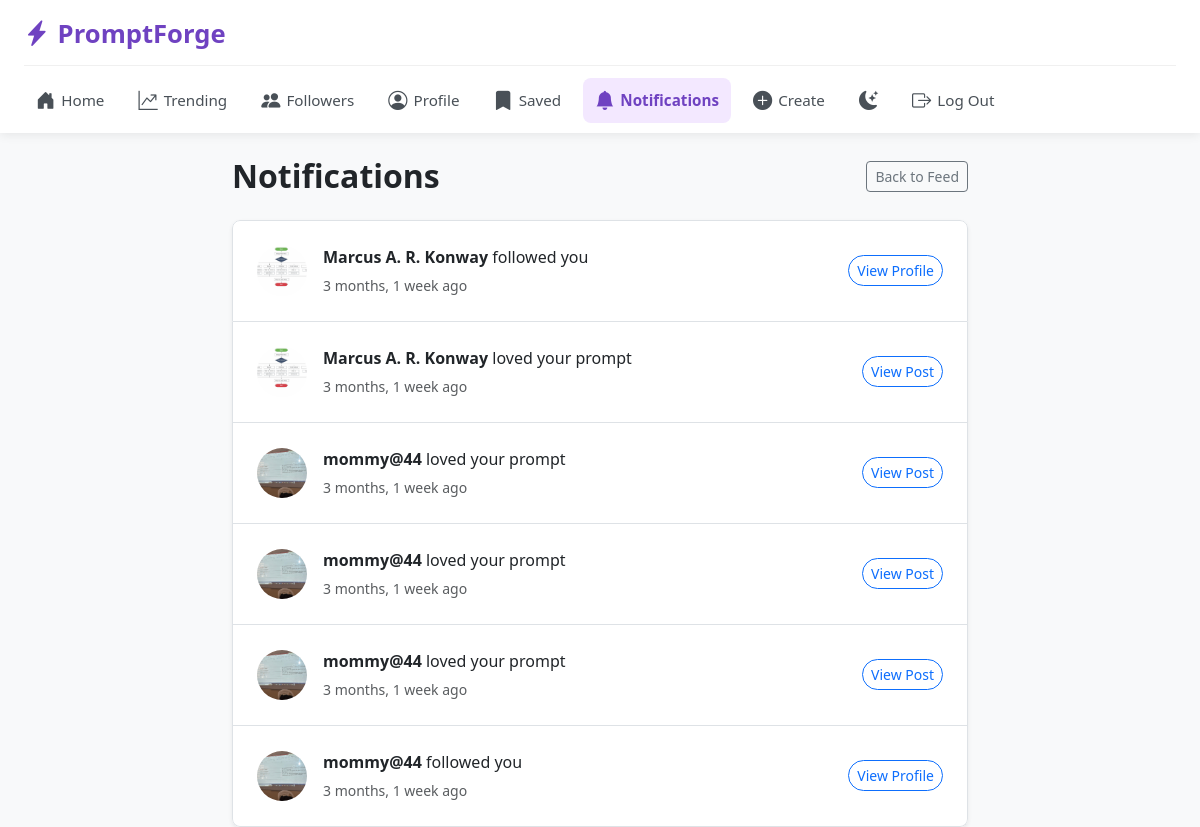
The app's page /notifications/ (signed in) with its own data.
### workflows/models.py (models this page shows, shortened)
class Notification(models.Model):
    recipient = models.ForeignKey(User, related_name='notifications', on_delete=models.CASCADE)
    actor = models.ForeignKey(User, related_name='actor_notifications', on_delete=models.CASCADE)
    verb = models.CharField(max_length=255)
    target = models.ForeignKey(Workflow, null=True, blank=True, on_delete=models.CASCADE)
    timestamp = models.DateTimeField(auto_now_add=True)
    is_read = models.BooleanField(default=False)
    class Meta:
        ordering = ['-timestamp']

class Profile(models.Model):
    user = models.OneToOneField(User, on_delete=models.CASCADE, related_name='profile')
    bio = models.TextField(max_length=500, blank=True, help_text="Tell us about yourself!")
    profile_picture = models.ImageField(upload_to='avatars/', blank=True, null=True)
    date_of_birth = models.DateField()

### workflows/views.py (the view)
# urls.py: path('notifications/', views.notifications_view, name='notifications'),
@login_required
def notifications_view(request):
    notifications = Notification.objects.filter(recipient=request.user)
    notifications.filter(is_read=False).update(is_read=True)
    return render(request, 'workflows/notifications.html', {'notifications': notifications})

### workflows/context_processors.py (called while the page is built)
def unread_notifications(request):
    if request.user.is_authenticated:
        return {'unread_notifications_count': request.user.notifications.filter(is_read=False).count()}
    return {'unread_notifications_count': 0}

### workflows/templates/workflows/notifications.html (shortened to what this page needs)
{% extends 'workflows/base.html' %}
{% block content %}
<div class="row justify-content-center">
    <div class="col-md-8">
        <div class="d-flex justify-content-between align-items-center mb-4">
            <h2 class="fw-bold mb-0">Notifications</h2>
            <a href="{% url 'feed' %}" class="btn btn-sm btn-outline-secondary">Back to Feed</a>
        </div>
        {% if notifications %}
            <div class="list-group shadow-sm rounded-3 overflow-hidden">
                {% for note in notifications %}
                    <div class="list-group-item list-group-item-action p-4 {% if not note.is_read %}bg-light{% endif %}">
                        <div class="d-flex align-items-center">
                            <div class="me-3">
                                {% if note.actor.profile.profile_picture %}
                                    <img src="{{ note.actor.profile.profile_picture.url }}" class="rounded-circle" style="width: 50px; height: 50px; object-fit: cover;">
                                {% else %}
                                    <div class="bg-secondary rounded-circle d-flex align-items-center justify-content-center text-white" style="width: 50px; height: 50px;">
                                        {{ note.actor.username|first|upper }}
                                    </div>
                                {% endif %}
                            </div>
                            <div class="flex-grow-1">
                                <p class="mb-1">
                                    <strong>{{ note.actor.get_full_name|default:note.actor.username }}</strong>
                                    {{ note.verb }}
                                </p>
                                <small class="text-muted">{{ note.timestamp|timesince }} ago</small>
                            </div>
                            {% if note.target %}
                                <a href="{% url 'detail' note.target.pk %}" class="btn btn-sm btn-outline-primary rounded-pill ms-3">View Post</a>
                            {% else %}
                                <a href="{% url 'profile' note.actor.username %}" class="btn btn-sm btn-outline-primary rounded-pill ms-3">View Profile</a>
                            {% endif %}
                        </div>
                    </div>
                {% endfor %}
            </div>
        {% else %}
            <div class="card border-0 shadow-sm text-center p-5">
                <div class="text-muted fs-1 mb-3"></div>
                <h5 class="fw-bold">No notifications yet</h5>
                <p class="text-muted mb-0">When someone interacts with your prompts or follows you, you'll see it here!</p>
            </div>
        {% endif %}
    </div>
</div>
{% endblock %}

### workflows/templates/workflows/base.html (style rules this page uses)
body { background-color: #f8f9fa; transition: background-color 0.3s ease, color 0.3s ease; }

### records on screen
Notification: actor.profile.profile_picture (picture), actor.get_full_name "Marcus A. R. Konway", verb "followed you", timestamp "3 months, 1 week", shows "View Profile"
Notification: actor.profile.profile_picture (picture), actor.get_full_name "Marcus A. R. Konway", verb "loved your prompt", timestamp "3 months, 1 week", shows "View Post"
Notification: actor.profile.profile_picture (picture), actor.get_full_name "mommy@44", verb "loved your prompt", timestamp "3 months, 1 week", shows "View Post"
Notification: actor.profile.profile_picture (picture), actor.get_full_name "mommy@44", verb "loved your prompt", timestamp "3 months, 1 week", shows "View Post"
Notification: actor.profile.profile_picture (picture), actor.get_full_name "mommy@44", verb "loved your prompt", timestamp "3 months, 1 week", shows "View Post"
Notification: actor.profile.profile_picture (picture), actor.get_full_name "mommy@44", verb "followed you", timestamp "3 months, 1 week", shows "View Profile"
